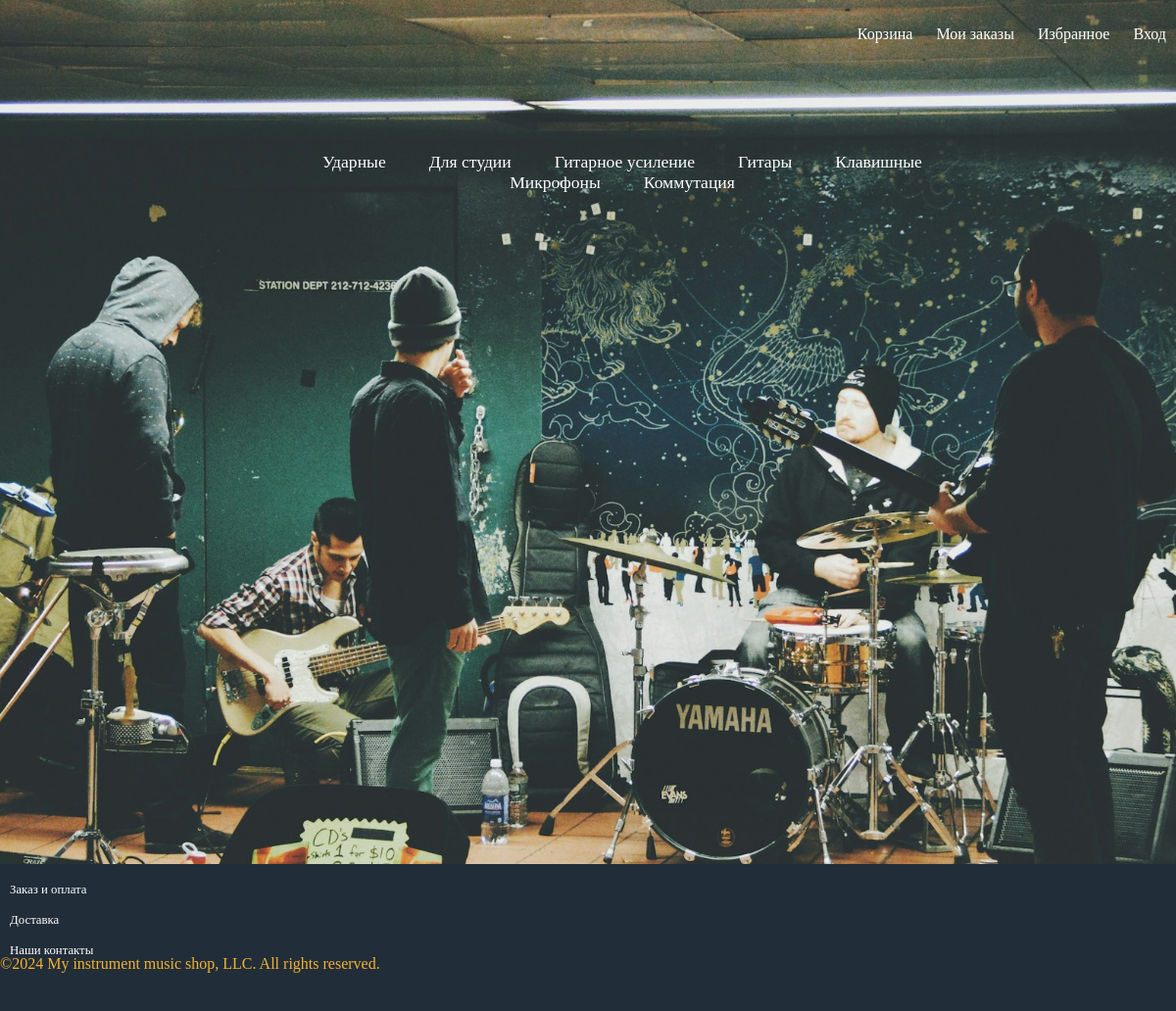
The page / on the database its author committed.
### catalog/models.py (models this page shows, shortened)
class Category(models.Model):
    type_of_instruments = models.CharField(max_length=100)    # тип инструмента
    slug = models.SlugField(null=True)
    class Meta:
        ordering = ['slug']

### main/views.py (the view)
# urls.py: urlpatterns = [path('', views.main_page, name='main_page'),
def main_page(request):# представление списка товаров на странице а так же саппорт ссылки ( 100% рабочее)
    category = Category.objects.all()
    return render(request, 'main/main_page.html', {'category':category})

### templates/main/main_page.html
{% extends 'base.html' %}
{% load static %}
{% block content %}
<div id="main">
    <ul>
        {% for i in category %}
        <li class="main-li-poisition"><a href="{% url 'catalog:details_of_category' i.slug %}" class="color-main">{{i.type_of_instruments}}</a></li>
        {% endfor %}
    </ul>
</div>
{% endblock content %}

### templates/base.html (shortened to what this page needs)
{% load static %}
<!DOCTYPE html>
<html lang="en">
<head>
    {% block link %}<link rel="stylesheet"  href="{% static 'css_styles/css_for_main_page.css' %}">{% endblock link %}
</head>
<body>
<div id='header' class="position-right">
<ul>
    <li class="header-li-poisition"><a class="settings-h" href="">Корзина</a></li>
    <li class="header-li-poisition"><a class="settings-h" href="">Мои заказы</a></li>
    <li class="header-li-poisition"><a class="settings-h" href="">Избранное</a></li>
    {% if user.is_authenticated %}
        <li class="settings-h header-li-poisition">Привет {{ user.username }}!</li>
        <li class="header-li-poisition">
            <form action="{% url 'logout' %}" method="post" style="display: inline;">
                {% csrf_token %}
                <a class="settings-h" href="#" onclick="this.closest('form').submit();">Выход</a>
            </form>
        </li>
    {% else %}
        <li class="header-li-poisition"><a class="settings-h" href="{% url 'login' %}">Вход</a></li>
    {% endif %}
</ul>
</div>
<div>
    {% block content %}
    {% endblock content %}
</div>
<div id="footer">
    <ul>
    <li class="footer-li-poisition"><a class="settings-f" href="{% url 'main:delivery_and_payment' %}">Заказ и оплата</a></li>
    <li class="footer-li-poisition"><a class="settings-f" href =''>Доставка</a></li>
    <li class="footer-li-poisition"><a class="settings-f" href="{% url 'main:about' %}">Наши контакты</a></li>
    </ul>
    <p class="position_right">&copy;2024 My instrument music shop, LLC. All
        rights reserved.</p>
</div>
</body>
</html>

### main/static/css_styles/css_for_main_page.css (style rules this page uses)
* { margin: 0; padding: 0; }
body { background-image: url("/static/images/main_page_background.jpg"); background-size: 70%; background-attachment: fixed; background-repeat: no-repeat; background-position: center top; height: 100vh; background-size: cover; }
#header { list-style: none; float: right; width: 100%; height: 70px; margin-bottom: 50px; line-height: 70px; color: #f2b330; float: left; }
#main li { display: inline; padding: 0 20px; }
#header li { display: inline; padding: 0 10px; }
#footer li { display: block; padding: 0px 10px; line-height: 10px; margin-top: 20px; }
#footer { list-style: none; background: #212d39; width: 100%; height: 150px; margin-top: 650px; color: #f2b330; float: left; }
.settings-h { color: white; text-decoration: none; font-family: Montserrat }
.settings-f { color: white; text-decoration: none; font-family: Montserrat; font-size: 0.8em }
.color-main { color: white; text-decoration: none; font-size: 1.1em; font-family: Montserrat }
.position-right { text-align: right; }
#main { display: block; width: 60%; border-radius: 30px; margin-left: 20%; padding: 35px; text-align: center; color: white; float: left; }

### rows shown on the page
Category: type_of_instruments "Ударные"
Category: type_of_instruments "Для студии"
Category: type_of_instruments "Гитарное усиление"
Category: type_of_instruments "Гитары"
Category: type_of_instruments "Клавишные"
Category: type_of_instruments "Микрофоны"
Category: type_of_instruments "Коммутация"
